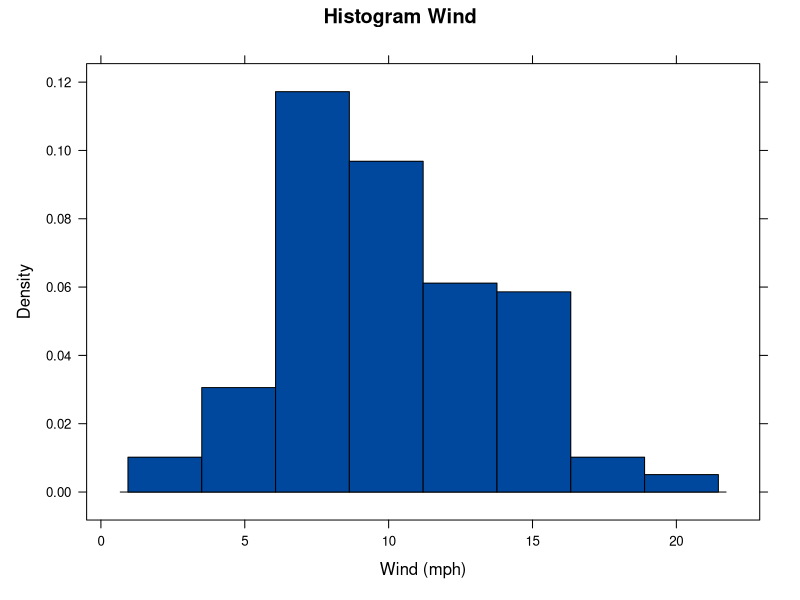
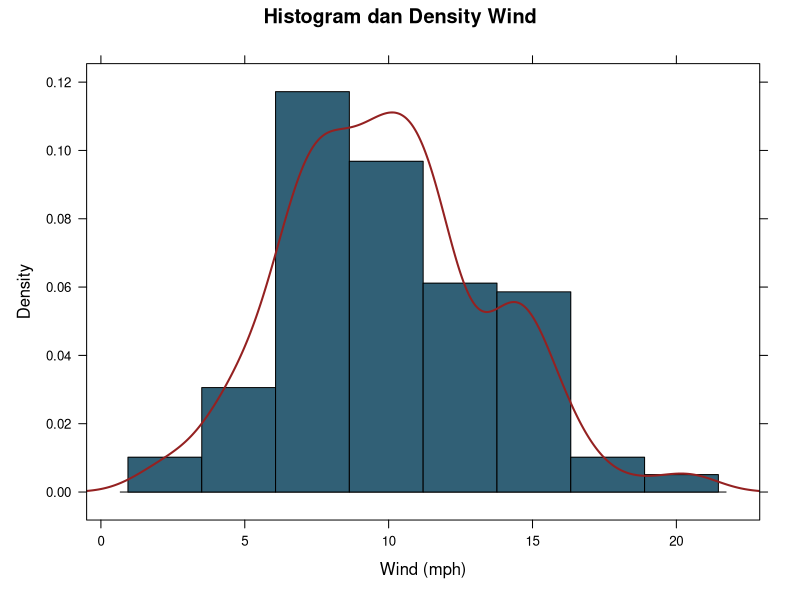
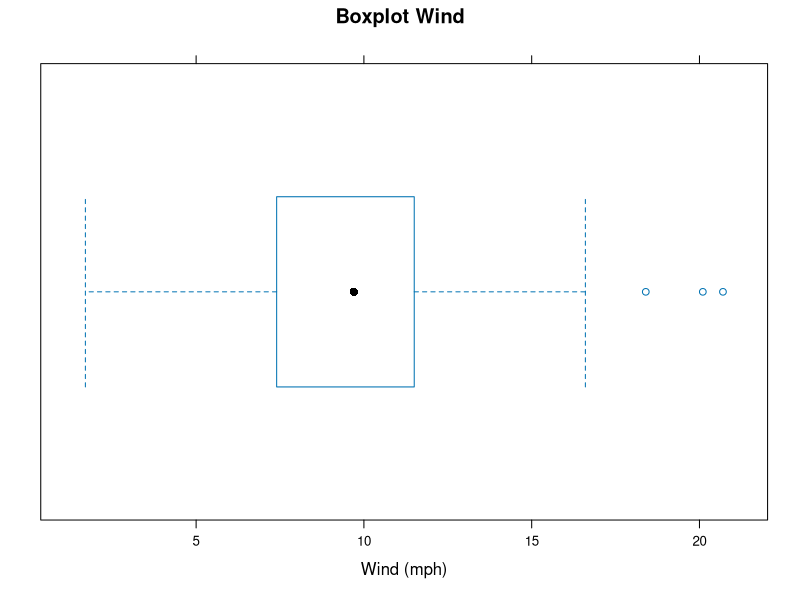
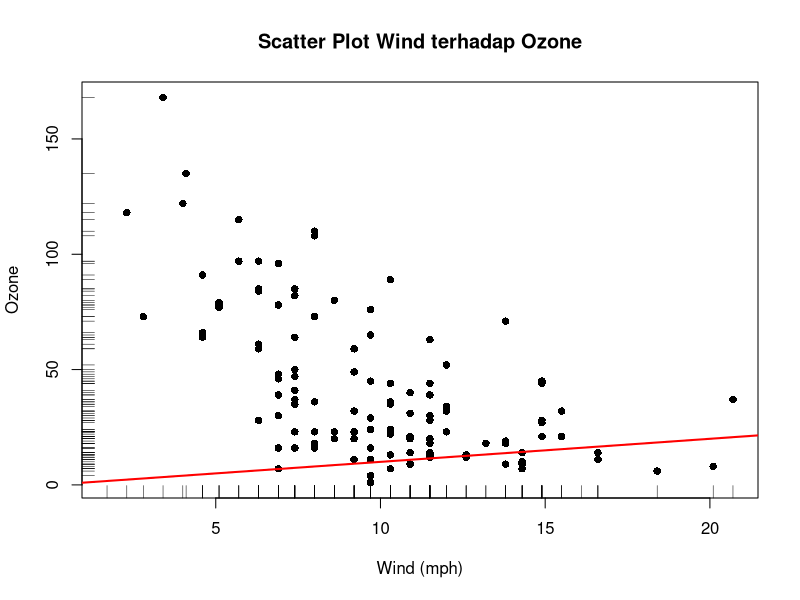

The R script that drew these images, in order:
library(lattice)
dev.off
data(airquality)
head(airquality)
str(airquality)
summary(airquality)

# Histogram wind 
histogram(airquality$Wind, data = airquality,
          type = "density",
          col = "#00479E",
          main = "Histogram Wind",
          xlab = "Wind (mph)")

#histogram dan density
histogram(airquality$Wind, data = airquality,
          type = "density",
          col = "#316076",
          main = "Histogram dan Density Wind",
          xlab = "Wind (mph)",
          panel = function(x, ...) {
            panel.histogram(x, ...)
            panel.densityplot(x, col = "#942121", lwd = 2, plot.points = FALSE)
          })
#boxplot
bwplot(~ Wind, data = airquality,
       main = "Boxplot Wind",
       xlab = "Wind (mph)")

#stem and leaf
stem(airquality$Ozone)
stem(airquality$Solar.R)
stem(airquality$Wind)
stem(airquality$Temp)

#scatter plot
plot(airquality$Wind,
     airquality$Ozone,
     main = "Scatter Plot Wind terhadap Ozone",
     xlab = "Wind (mph)",
     ylab = "Ozone",
     pch = 16)
rug(airquality$Wind)             
rug(airquality$Ozone, side = 2)
abline(0, 1, col = "red", lwd = 2)
